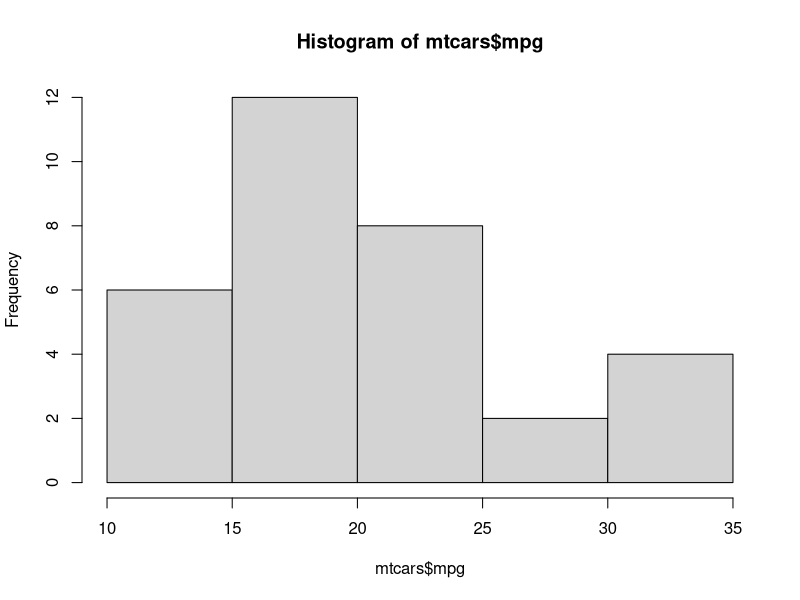
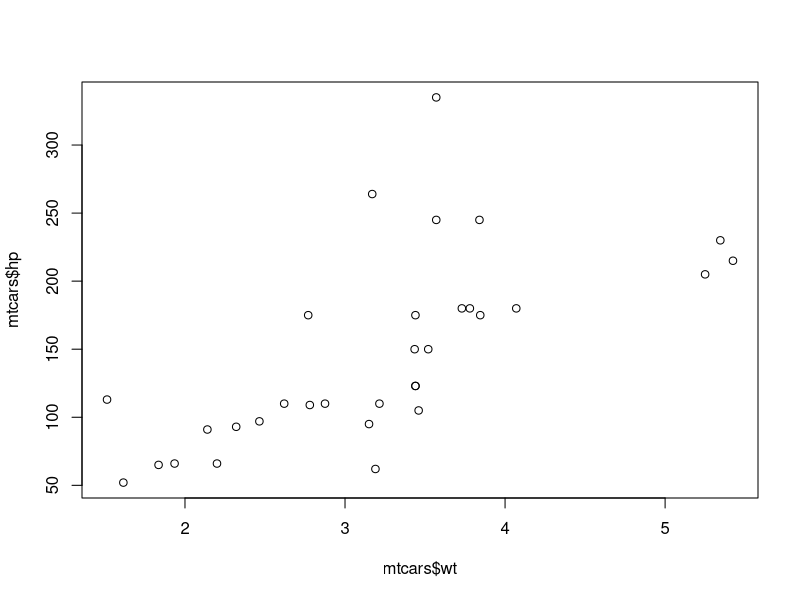
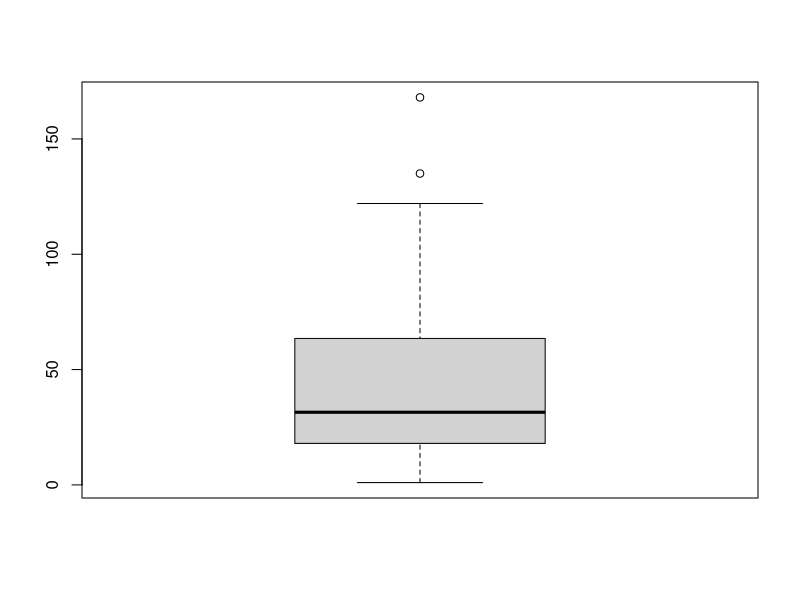
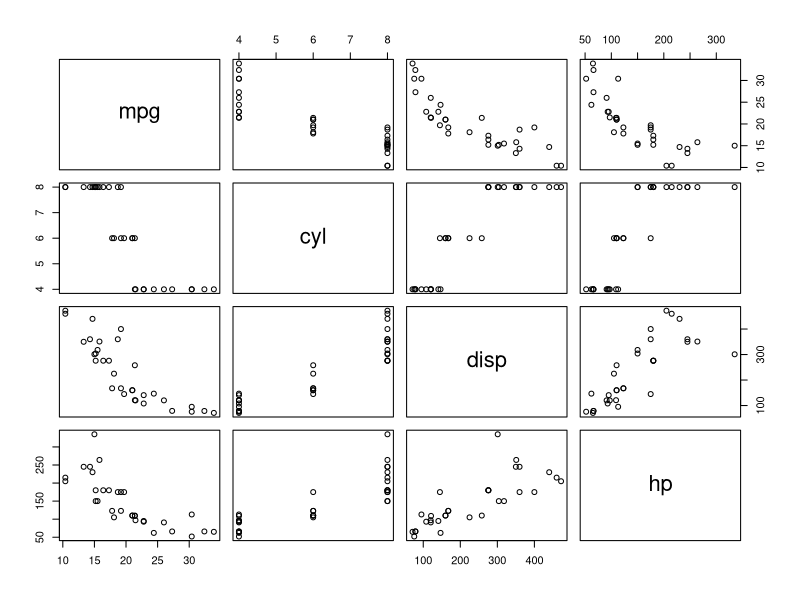

Reproduce these figures in R, in order.
# 1. Create a histogram of mpg from the mtcars dataset.
hist(mtcars$mpg)

# 2. Generate a scatterplot of hp vs wt from mtcars.
plot(mtcars$wt, mtcars$hp) # Typically x-variable first (weight) then y-variable (horsepower)

# 3. Draw a boxplot of Ozone values from the airquality dataset.
boxplot(airquality$Ozone)

# 4. Find the correlation between Sepal.Length and Sepal.Width in iris.
cor(iris$Sepal.Length, iris$Sepal.Width)

# 5. Create a pair plot of the first four columns of mtcars.
# 'pairs' creates a scatterplot matrix.
pairs(mtcars[, 1:4])